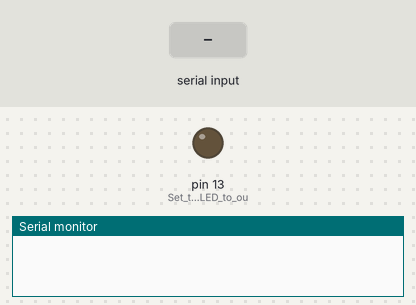
A sketch run on a simulated Arduino Uno, built with avr-gcc and run on an emulated ATmega328P. On the bench: output pins drawn as LEDs (lit = HIGH), the last lines printed to the serial monitor. The test bench sets the inputs (shaded band).

Above: at 1.2 s.
1.3 s: "1" received over Serial
At 1.8 s:
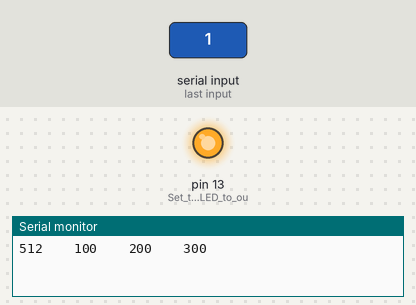
Timing chart, 0 to 4.3 s (numbered marks = the images above; inputs shaded):
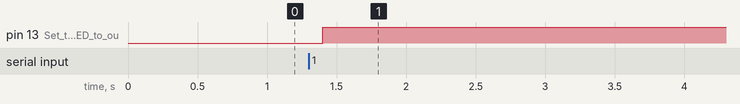

Measured:
- after the input at 1.3 s, pin 13 (Set_the_onboard_LED_to_ou): LOW → HIGH after 0.10 s

The sketch:

toogle.ino
```cpp
void setup() {
  Serial.begin(9600); // Set the baud rate
  pinMode(13, OUTPUT); // Set the onboard LED to output
  //Serial.println("Ready");
}
void loop() {
  char toggle = ' ';
  if(Serial.available()){ // Only send data back if data has been sent
    char toggle = Serial.read(); // Read the incoming data
    if(toggle == '1'){
      digitalWrite(13, HIGH);   // Turn the LED on (HIGH is the voltage level)
      int val1 = analogRead(0);
      int val2 = 100;
      int val3 = 200;
      int val4 = 300;
      String v1= (String)val1;
      String v2= (String)val2;
      String v3= (String)val3;
      String v4= (String)val4;

      Serial.println(v1+"\t\t"+v2+"\t\t"+v3+"\t\t"+v4);
      /*delay(100);
      Serial.print(val2);
      delay(100);
      Serial.print(val3);
      delay(100);
      Serial.print(val4);*/
      delay(100);
    }
  }
  delay(100); // delay for 1/10 of a second
}
```
